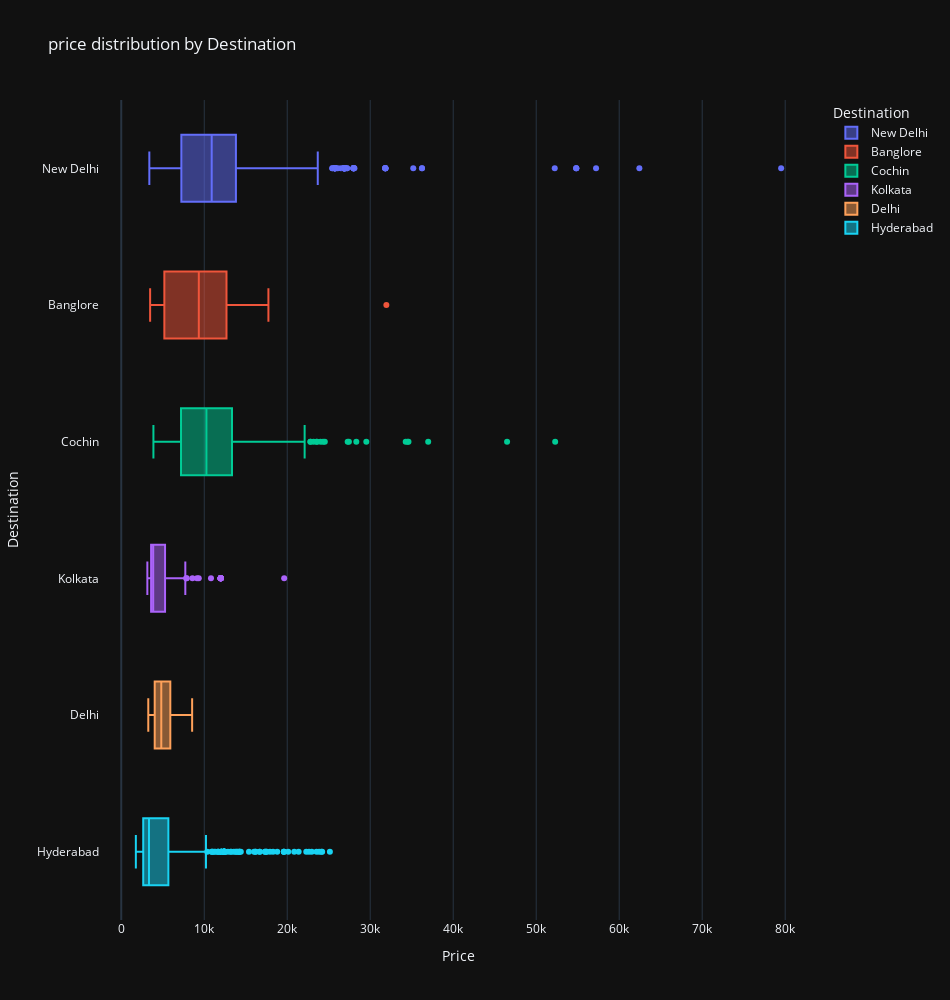

The notebook cell this image was saved under:
### Code cell
fig = px.box(
            train_df,
            x='Price',
            y='Destination',
            color='Destination',
            template='plotly_dark',
            title='price distribution by Destination',)


fig.update_layout(
            autosize=False,
            width=950,
            height=1000,)

### Figure 1 — Plotly figure (JSON) as saved in the notebook; plotly's stock layout.template omitted (floating-point values rounded to 4 significant figures; data arrays with more than 128 entries replaced by an {"elided": "..."} marker saying what was removed)
{"data": [{"alignmentgroup": "True", "hovertemplate": "Destination=%{y}<br>Price=%{x}<extra></extra>", "legendgroup": "New Delhi", "marker": {"color": "#636efa"}, "name": "New Delhi", "notched": false, "offsetgroup": "New Delhi", "orientation": "h", "showlegend": true, "type": "box", "x": {"elided": "932 int values"}, "x0": " ", "xaxis": "x", "y": {"elided": "932 str values"}, "y0": " ", "yaxis": "y"}, {"alignmentgroup": "True", "hovertemplate": "Destination=%{y}<br>Price=%{x}<extra></extra>", "legendgroup": "Banglore", "marker": {"color": "#EF553B"}, "name": "Banglore", "notched": false, "offsetgroup": "Banglore", "orientation": "h", "showlegend": true, "type": "box", "x": {"elided": "2871 int values"}, "x0": " ", "xaxis": "x", "y": {"elided": "2871 str values"}, "y0": " ", "yaxis": "y"}, {"alignmentgroup": "True", "hovertemplate": "Destination=%{y}<br>Price=%{x}<extra></extra>", "legendgroup": "Cochin", "marker": {"color": "#00cc96"}, "name": "Cochin", "notched": false, "offsetgroup": "Cochin", "orientation": "h", "showlegend": true, "type": "box", "x": {"elided": "4536 int values"}, "x0": " ", "xaxis": "x", "y": {"elided": "4536 str values"}, "y0": " ", "yaxis": "y"}, {"alignmentgroup": "True", "hovertemplate": "Destination=%{y}<br>Price=%{x}<extra></extra>", "legendgroup": "Kolkata", "marker": {"color": "#ab63fa"}, "name": "Kolkata", "notched": false, "offsetgroup": "Kolkata", "orientation": "h", "showlegend": true, "type": "box", "x": {"elided": "381 int values"}, "x0": " ", "xaxis": "x", "y": {"elided": "381 str values"}, "y0": " ", "yaxis": "y"}, {"alignmentgroup": "True", "hovertemplate": "Destination=%{y}<br>Price=%{x}<extra></extra>", "legendgroup": "Delhi", "marker": {"color": "#FFA15A"}, "name": "Delhi", "notched": false, "offsetgroup": "Delhi", "orientation": "h", "showlegend": true, "type": "box", "x": {"elided": "1265 int values"}, "x0": " ", "xaxis": "x", "y": {"elided": "1265 str values"}, "y0": " ", "yaxis": "y"}, {"alignmentgroup": "True", "hovertemplate": "Destination=%{y}<br>Price=%{x}<extra></extra>", "legendgroup": "Hyderabad", "marker": {"color": "#19d3f3"}, "name": "Hyderabad", "notched": false, "offsetgroup": "Hyderabad", "orientation": "h", "showlegend": true, "type": "box", "x": {"elided": "697 int values"}, "x0": " ", "xaxis": "x", "y": {"elided": "697 str values"}, "y0": " ", "yaxis": "y"}], "layout": {"autosize": false, "boxmode": "overlay", "height": 1000, "legend": {"title": {"text": "Destination"}, "tracegroupgap": 0}, "title": {"text": "price distribution by Destination"}, "width": 950, "xaxis": {"anchor": "y", "domain": [0.0, 1.0], "title": {"text": "Price"}}, "yaxis": {"anchor": "x", "categoryarray": ["Hyderabad", "Delhi", "Kolkata", "Cochin", "Banglore", "New Delhi"], "categoryorder": "array", "domain": [0.0, 1.0], "title": {"text": "Destination"}}}}
